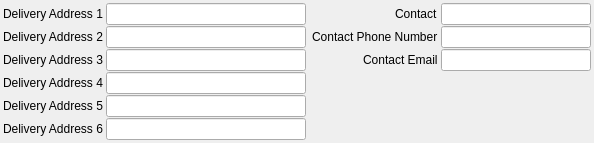
         <widget class="QWidget" name="tab_4">
          <attribute name="title">
           <string>Address</string>
          </attribute>
          <layout class="QGridLayout" name="gridLayout_3">
           <property name="leftMargin">
            <number>3</number>
           </property>
           <property name="topMargin">
            <number>3</number>
           </property>
           <property name="rightMargin">
            <number>3</number>
           </property>
           <property name="bottomMargin">
            <number>3</number>
           </property>
           <property name="verticalSpacing">
            <number>3</number>
           </property>
           <item row="0" column="0">
            <layout class="QFormLayout" name="formLayout_9">
             <property name="horizontalSpacing">
              <number>3</number>
             </property>
             <property name="verticalSpacing">
              <number>1</number>
             </property>
             <item row="0" column="0">
              <widget class="QLabel" name="label_5">
               <property name="text">
                <string>Delivery Address 1</string>
               </property>
              </widget>
             </item>
             <item row="0" column="1">
              <widget class="QLineEdit" name="leDeliveryAddress1">
               <property name="minimumSize">
                <size>
                 <width>150</width>
                 <height>0</height>
                </size>
               </property>
               <property name="maximumSize">
                <size>
                 <width>16777215</width>
                 <height>16777215</height>
                </size>
               </property>
              </widget>
             </item>
             <item row="1" column="0">
              <widget class="QLabel" name="label_6">
               <property name="text">
                <string>Delivery Address 2</string>
               </property>
              </widget>
             </item>
             <item row="1" column="1">
              <widget class="QLineEdit" name="leDeliveryAddress2">
               <property name="minimumSize">
                <size>
                 <width>150</width>
                 <height>0</height>
                </size>
               </property>
               <property name="maximumSize">
                <size>
                 <width>16777215</width>
                 <height>16777215</height>
                </size>
               </property>
              </widget>
             </item>
             <item row="2" column="0">
              <widget class="QLabel" name="label_7">
               <property name="text">
                <string>Delivery Address 3</string>
               </property>
              </widget>
             </item>
             <item row="2" column="1">
              <widget class="QLineEdit" name="leDeliveryAddress3">
               <property name="minimumSize">
                <size>
                 <width>150</width>
                 <height>0</height>
                </size>
               </property>
               <property name="maximumSize">
                <size>
                 <width>16777215</width>
                 <height>16777215</height>
                </size>
               </property>
              </widget>
             </item>
             <item row="3" column="0">
              <widget class="QLabel" name="label_8">
               <property name="text">
                <string>Delivery Address 4</string>
               </property>
              </widget>
             </item>
             <item row="3" column="1">
              <widget class="QLineEdit" name="leDeliveryAddress4">
               <property name="minimumSize">
                <size>
                 <width>150</width>
                 <height>0</height>
                </size>
               </property>
               <property name="maximumSize">
                <size>
                 <width>16777215</width>
                 <height>16777215</height>
                </size>
               </property>
              </widget>
             </item>
             <item row="4" column="0">
              <widget class="QLabel" name="label_9">
               <property name="text">
                <string>Delivery Address 5</string>
               </property>
              </widget>
             </item>
             <item row="4" column="1">
              <widget class="QLineEdit" name="leDeliveryAddress5">
               <property name="minimumSize">
                <size>
                 <width>150</width>
                 <height>0</height>
                </size>
               </property>
               <property name="maximumSize">
                <size>
                 <width>16777215</width>
                 <height>16777215</height>
                </size>
               </property>
              </widget>
             </item>
             <item row="5" column="0">
              <widget class="QLabel" name="label_10">
               <property name="text">
                <string>Delivery Address 6</string>
               </property>
              </widget>
             </item>
             <item row="5" column="1">
              <widget class="QLineEdit" name="leDeliveryAddress6">
               <property name="minimumSize">
                <size>
                 <width>200</width>
                 <height>0</height>
                </size>
               </property>
               <property name="maximumSize">
                <size>
                 <width>200</width>
                 <height>16777215</height>
                </size>
               </property>
              </widget>
             </item>
            </layout>
           </item>
           <item row="0" column="1">
            <layout class="QFormLayout" name="formLayout_5">
             <property name="fieldGrowthPolicy">
              <enum>QFormLayout::AllNonFixedFieldsGrow</enum>
             </property>
             <property name="labelAlignment">
              <set>Qt::AlignRight|Qt::AlignTrailing|Qt::AlignVCenter</set>
             </property>
             <property name="horizontalSpacing">
              <number>3</number>
             </property>
             <property name="verticalSpacing">
              <number>1</number>
             </property>
             <item row="0" column="0">
              <widget class="QLabel" name="label_42">
               <property name="text">
                <string>Contact</string>
               </property>
              </widget>
             </item>
             <item row="0" column="1">
              <widget class="RB_IdxLineEdit" name="ileContact">
               <property name="minimumSize">
                <size>
                 <width>150</width>
                 <height>0</height>
                </size>
               </property>
               <property name="maximumSize">
                <size>
                 <width>16777215</width>
                 <height>16777215</height>
                </size>
               </property>
              </widget>
             </item>
             <item row="2" column="0">
              <widget class="QLabel" name="label_43">
               <property name="text">
                <string>Contact Phone Number</string>
               </property>
              </widget>
             </item>
             <item row="2" column="1">
              <widget class="QLineEdit" name="leContactPhoneNumber">
               <property name="minimumSize">
                <size>
                 <width>150</width>
                 <height>0</height>
                </size>
               </property>
               <property name="maximumSize">
                <size>
                 <width>16777215</width>
                 <height>16777215</height>
                </size>
               </property>
              </widget>
             </item>
             <item row="3" column="0">
              <widget class="QLabel" name="label_44">
               <property name="text">
                <string>Contact Email</string>
               </property>
              </widget>
             </item>
             <item row="3" column="1">
              <widget class="QLineEdit" name="leContactEmail">
               <property name="minimumSize">
                <size>
                 <width>150</width>
                 <height>0</height>
                </size>
               </property>
               <property name="maximumSize">
                <size>
                 <width>16777215</width>
                 <height>16777215</height>
                </size>
               </property>
              </widget>
             </item>
            </layout>
           </item>
          </layout>
         </widget>
